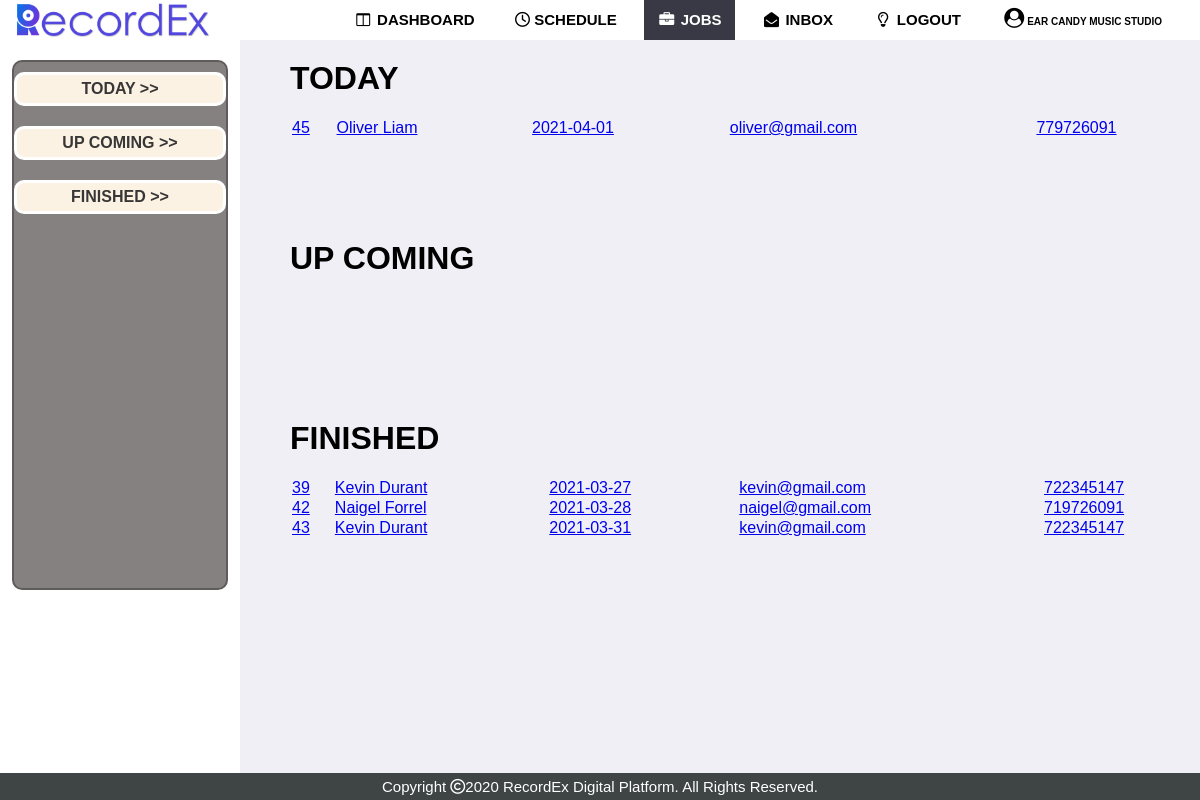
The app's page /view/studio/cust_request.php (signed in) with its own data.
### tables this page shows
CREATE TABLE `studio` (
  `studio_id` int(5) NOT NULL,
  `studio_name` varchar(100) NOT NULL,
  `s_address_line1` varchar(100) NOT NULL,
  `s_address_line2` varchar(100) NOT NULL,
  `s_city` varchar(100) NOT NULL,
  `distric` varchar(100) NOT NULL,
  `postalcode` varchar(100) NOT NULL,
  `s_email` varchar(100) NOT NULL,
  `password` varchar(200) NOT NULL,
  `s_tele_no` int(20) NOT NULL,
  `paypal` varchar(100) NOT NULL,
  `owner_id` int(100) NOT NULL,
  `profile` varchar(500) NOT NULL,
  `cover` varchar(500) NOT NULL,
  `description` text NOT NULL,
  `latitude` varchar(50) NOT NULL,
  `longitude` varchar(50) NOT NULL,
  `verified` tinyint(4) NOT NULL DEFAULT '0',
  `email_verified` tinyint(1) NOT NULL DEFAULT '0',
  `owner_verified` tinyint(1) NOT NULL DEFAULT '0',
  `blocked` int(1) NOT NULL DEFAULT '0',
  `status` varchar(10) NOT NULL DEFAULT 'Active now'
);

CREATE TABLE `reserved_job` (
  `job_id` int(5) NOT NULL,
  `c_id` int(5) NOT NULL,
  `studio_id` int(5) NOT NULL,
  `date` date NOT NULL,
  `choose_time` timestamp NULL DEFAULT NULL,
  `isplaced` int(1) NOT NULL DEFAULT '0',
  `rated` int(1) NOT NULL DEFAULT '0',
  `temp_blocked` int(1) NOT NULL DEFAULT '1'
);

CREATE TABLE `customer` (
  `c_id` int(6) NOT NULL,
  `first_name` varchar(60) NOT NULL,
  `last_name` varchar(60) NOT NULL,
  `email` varchar(60) NOT NULL,
  `tele_no` int(10) NOT NULL,
  `password` varchar(60) NOT NULL,
  `email_verified` tinyint(1) NOT NULL DEFAULT '0',
  `blocked` int(1) NOT NULL DEFAULT '0',
  `image` varchar(500) NOT NULL,
  `status` varchar(10) NOT NULL DEFAULT 'Active now'
);

### view/studio/cust_request.php (the view, shortened to what this page needs)
<?php
require_once('../../inc/connection.php');
$today = date("Y-m-d");
$s_id = $_SESSION['user_id'];
$query1 = "SELECT * FROM reserved_job WHERE studio_id = $s_id AND isplaced = 1 AND date = '$today'";
$result_set1 = mysqli_query($connection,$query1);
$query3 = "SELECT * FROM reserved_job WHERE studio_id = $s_id AND isplaced = 1 AND date < '$today'";
$result_set3 = mysqli_query($connection,$query3);
?>
<!DOCTYPE html>
<html>
<head>
	<link rel="stylesheet" type="text/css" href="../../css/studio/cust_request.css">
</head>
<body>
  <?php require_once('../../inc/stu_dash_navbar.php');?>
  <div class="secondary">
    <div class="btnbox">
	  <a href="#today">Today >></a>
	  <a href="#upcoming">Up Coming >></a>
	  <a href="#finish">Finished >></a>
	</div>
  </div>
  <div class="primary">
		  <div class="ro1">
			<h1 id="today" style="margin-left: 40px;">TODAY</h1>
			<?php
			  echo "<table>";
			  while($row1=mysqli_fetch_assoc($result_set1)){
				$c_id = $row1['c_id'];
				$query11 = "SELECT *  FROM customer WHERE c_id = $c_id";
				$result_set11 = mysqli_query($connection,$query11);
				$record11 = mysqli_fetch_assoc($result_set11);
				echo "<tr>";
				echo "<td><a title='Job ID' href='cust_request_view.php?job=$row1[job_id]&&status=1'>".$row1['job_id']."</a></td>";
				echo "<td><a href='cust_request_view.php?job=$row1[job_id]&&status=1'>".$record11['first_name']." ".$record11['last_name']."</a></td>";
				echo "<td><a title='Booking Date' href='cust_request_view.php?job=$row1[job_id]&&status=1'>".$row1['date']."</a></td>";
				echo "<td><a href='cust_request_view.php?job=$row1[job_id]&&status=1'>".$record11['email']."</a></td>";
				echo "<td><a href='cust_request_view.php?job=$row1[job_id]&&status=1'>".$record11['tele_no']."</a></td>";
				echo "</tr>";
			  }
			  echo "</table>";
			?>
		  </div>
		  <div class="ro2">
			<h1 id="upcoming" style="margin-left: 40px;">UP COMING</h1>
		  </div>
		  <div class="ro3">
			<h1 id="finished" style="margin-left: 40px;">FINISHED</h1>
			<?php
			  echo "<table>";
			  while($row3=mysqli_fetch_assoc($result_set3)){
				$c_id = $row3['c_id'];
				$query11 = "SELECT *  FROM customer WHERE c_id = $c_id";
				$result_set11 = mysqli_query($connection,$query11);
				$record11 = mysqli_fetch_assoc($result_set11);
				echo "<tr>";
				echo "<td><a title='Job ID' href='cust_request_view.php?job=$row3[job_id]&&status=3'>".$row3['job_id']."</a></td>";
				echo "<td><a href='cust_request_view.php?job=$row3[job_id]&&status=3'>".$record11['first_name']." ".$record11['last_name']."</a></td>";
				echo "<td><a title='Booking Date' href='cust_request_view.php?job=$row3[job_id]&&status=3'>".$row3['date']."</a></td>";
				echo "<td><a href='cust_request_view.php?job=$row3[job_id]&&status=3'>".$record11['email']."</a></td>";
				echo "<td><a href='cust_request_view.php?job=$row3[job_id]&&status=3'>".$record11['tele_no']."</a></td>";
				echo "</tr>";
			  }
			  echo "</table>";
			?>
		  </div>
		</div>
  <?php require_once('../../inc/minfooter.php'); ?>
</body>
</html>

### inc/stu_dash_navbar.php (shortened to what this page needs)
<head>
<link rel="stylesheet" href="https://cdnjs.cloudflare.com/ajax/libs/font-awesome/4.7.0/css/font-awesome.min.css">
</head>
<?php
$user_name="User";
 if(isset($_SESSION['username']) && isset($_SESSION['user_id'])){
      $user_name=$_SESSION['username'];
      $user_id=$_SESSION['user_id'];
      $query="SELECT * FROM studio WHERE studio_id = $user_id";
      $result_set = mysqli_query($connection,$query);
      if($result_set){
        $record =mysqli_fetch_assoc($result_set);
        $user_name=$record['studio_name'];
      }
   }
?>
<nav>
  <a class="logo" href="#"><img src="../../inc/logo3.png"></a>
  <ul>
  <?php $filename=basename($_SERVER['PHP_SELF'])?>
    <li><a href="../studio/studio_dash.php" <?php if($filename=='studio_dash.php')  echo "class=active"?>><i class="fa fa-fw fa-columns"></i> Dashboard</a></li>
    <li><a href="../studio/studio_schedule.php" <?php if($filename=='studio_schedule.php') echo "class=active"?>><i class="fa fa-clock-o"></i> Schedule</a></li>
    <li><a href="../../view/studio/cust_request.php" <?php if($filename=='cust_request.php' || $filename=='cust_request_view.php') echo "class=active"?>><i class="fa fa-fw fa-briefcase"></i> Jobs</a></li>
    <li><a href="../../view/studio/studio_inbox.php" <?php if($filename=='studio_inbox.php') echo "class=active"?>><i class="fa fa-fw fa-envelope-open"></i> Inbox</a></li>
    <li><a href="../../controller/logout.php"><i class="fa fa-fw fa-lightbulb-o"></i> Logout</a></li>
    <li><a style='font-size:10px;' id="user" title="<?php echo $user_name;?>" href="../studio/studio_profile.php" <?php if($filename=='studio_profile.php') echo "class=active"?>><i style='font-size:20px;' class="fa fa-fw fa-user-circle"></i><?php echo $user_name;?></a></li>
  </ul>
</nav>

### css/studio/cust_request.css (style rules this page uses)
body { margin: 0; padding: 0; font-family:sans-serif; overflow:auto; scroll-behavior: smooth; }
.secondary { padding-top: 40px; width: 20%; float: left; position: fixed; }
.btnbox { width: 90%; height: 530px; border: 2px solid rgba(82, 76, 76,0.7); border-radius: 10px; margin-top: 20px; margin-left: auto; margin-right: auto; display: block; background-color: rgba(82, 76, 76, 0.7); padding-bottom: 10px; }
.primary { background: rgba(223, 223, 235, 0.5); overflow: auto; width: 80%; float: right; box-sizing: border-box; padding: 10px; padding-top: 60px; min-height: 100vh; }
table { margin-left: 40px; margin-top: 20px; width: 100%; }
.ro1,.ro2,.ro3 { min-height: 180px; }
.primary a { text-decoration: underline; }
.btnbox a { width: 100%; padding: 5px 12px 5px 12px; background-color: rgb(252, 242, 227); margin-top: 10px; margin-bottom: 20px; margin-right: auto; display: block; text-decoration: none; font-family: Arial, Helvetica, sans-serif; font-weight: bold; text-transform: uppercase; color: rgb(56, 55, 55); text-align: center; border: 3px solid rgb(255, 255, 255); border-radius: 10px; }

### inc/stu_dash_navbar.php (style rules this page uses)
* { padding: 0; margin: 0; text-decoration: none; list-style: none; box-sizing: border-box; }
nav { background-color: white; height: 40px; width: 100%; position: fixed; overflow: hidden; z-index: 1; }
nav ul { float: right; margin-right: 20px; list-style: none; }
nav ul li { display: inline-block; line-height: 40px; margin: 0 5px; }
nav ul li a { font-family: sans-serif; color: black; font-size: 15px; padding: 12px 13px; text-transform: uppercase; font-weight: bold; }
#user { font-size:1.4em; }
nav a.logo { line-height: 40px; padding-left:15px; }
nav a.logo img { height: 40px; }
a.active { background-color: rgb(56,57,68); color: white; }

### records on screen
studio: studio_name "EAR CANDY MUSIC STUDIO"
reserved_job: job_id "45", c.first_name "Oliver", c.last_name "Liam", date "2021-04-01", c.email "oliver@gmail.com", c.tele_no "779726091"
reserved_job: job_id "39", c.first_name "Kevin", c.last_name "Durant", date "2021-03-27", c.email "kevin@gmail.com", c.tele_no "722345147"
reserved_job: job_id "42", c.first_name "Naigel", c.last_name "Forrel", date "2021-03-28", c.email "naigel@gmail.com", c.tele_no "719726091"
reserved_job: job_id "43", c.first_name "Kevin", c.last_name "Durant", date "2021-03-31", c.email "kevin@gmail.com", c.tele_no "722345147"
